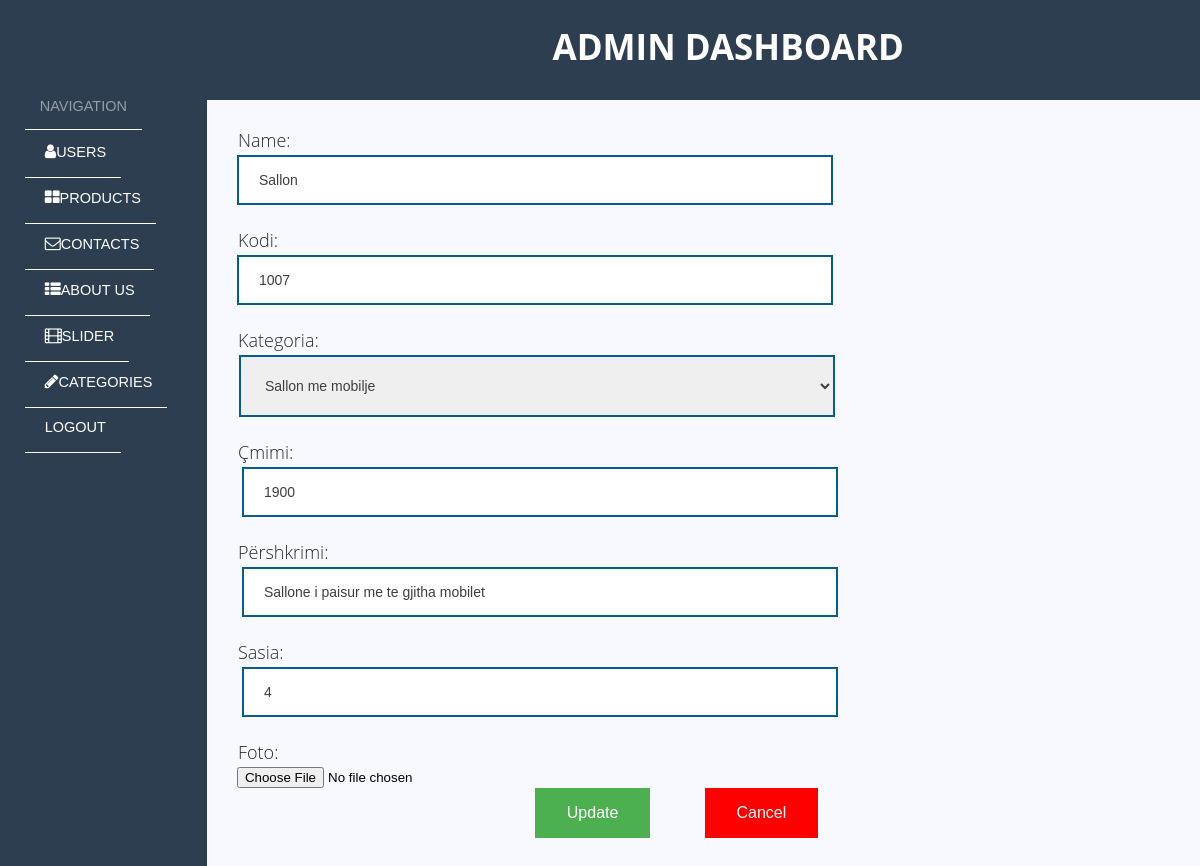
Screenshot of /backend/controllers/functions/edit-product-1.php?id=67 (signed in) with the database file from the repository.
### tables this page shows
CREATE TABLE `products` (
  `id` int(11) NOT NULL,
  `category_id` int(11) DEFAULT NULL,
  `name` varchar(255) DEFAULT NULL,
  `price` double DEFAULT NULL,
  `code` int(11) DEFAULT NULL,
  `description` varchar(255) DEFAULT NULL,
  `quantity` int(11) DEFAULT NULL,
  `created_by` int(11) DEFAULT NULL,
  `image` varchar(255) DEFAULT NULL,
  `created_at` datetime DEFAULT current_timestamp()
);

CREATE TABLE `categories` (
  `id` int(11) NOT NULL,
  `name` varchar(255) NOT NULL
);

### backend/controllers/ProductController.php (called while the page is built, shortened)
<?php
class ProductController
{
    protected $database;
    public function __construct()
    {
        $this->database = new Database;
    }
    public function edit($product_id)
    {
        $query = $this->database->pdo->prepare('SELECT p.id as product_id, p.name as product_name, p.code as product_code,p.price as product_price,
                                u.name as user, c.name as category_name,c.id as category_id,
                                p.description as product_description, p.created_at as product_createdDate,
                                p.quantity as product_quantity,p.description as product_short_description,
                                p.image as product_image
                                        FROM products p
                                        JOIN categories c on p.category_id = c.id
                                        JOIN users u on p.created_by = u.id
                                        WHERE p.id = :product_id');
        $query->execute(['product_id' => $product_id]);
        return $query->fetch();
    }
}
?>

### backend/core/Database.php (called while the page is built, shortened)
<?php
class Database
{
    public function __construct()
    {
        $host = "localhost";
        $user = "root";
        $password = "";
        $db_name = "flex-furniture-1";
        try {
            $link = new PDO("mysql:host=$host;dbname=$db_name", $user, $password);
            $this->pdo = $link;
        } catch (PDOException $e) {
            die('DIE' . $e->getMessage());
        }
    }
}
?>

### backend/controllers/functions/edit-product-1.php (the view, shortened to what this page needs)
<?php
require './../../controllers/ProductController.php';
$product = new ProductController;
if (isset($_GET['id'])) {
    $productId = $_GET['id'];
}
$currentProduct = $product->edit($productId);
?>
<!DOCTYPE html>
<html lang="en">
<head>
    <link rel="stylesheet" type="text/css" media="screen" href="../../../css/admin.css">
    <link rel="stylesheet" href="https://cdnjs.cloudflare.com/ajax/libs/font-awesome/4.7.0/css/font-awesome.min.css">
</head>
<body>
<div class="dashboard-wrapper">
    <?php include '../../inc/sidebar.php' ?>
    <div id="dashboard-container">
        <div class="content-title">
            <h1 class="page-title"><a href="users.php">Admin Dashboard</a></h1>
        </div>
        <div class="main-content-edit" style="margin-left:30px">
            <form action="" method="POST" enctype="multipart/form-data">
                <div id="form-group" class="form-group">
                    <div class="input-label">
                        <label id="heading-contact-phone" class="contact-phone">Name:</label>
                    </div>
                    <input id="inputButtons" type="text" value="<?php echo $currentProduct['product_name']; ?>"
                           name="product_name">
                </div>
                <div class="form-group">
                    <div class="input-label"><label id="title-contact-phone" class="contact-phone">Kodi:</label>
                    </div>
                    <input id="inputButtons" type="text" value="<?php echo $currentProduct['product_code']; ?>"
                           name="product_code">
                </div>
                <div class="form-group">
                    <div class="input-label"><label id="title-contact-phone" class="contact-phone">Kategoria:</label>
                    </div>
                    <select id="selectors" name="product_category" required>
                        <option value="<?php echo $currentProduct['category_id'] ?>" selected
                                hidden><?php echo $currentProduct['category_name'] ?></option>
                    </select>
                </div>
                <div class="form-group">
                    <div class="input-label"><label id="title-contact-phone" class="contact-phone">Çmimi:</label>
                    </div>
                    <input required id="inputButtons" value="<?php echo $currentProduct['product_price'] ?>" type="text"
                           name="product_price" style="position:relative;left:5px;">
                </div>
                <div class="form-group">
                    <div class="input-label"><label id="title-contact-phone" class="contact-phone">Përshkrimi:</label>
                    </div>
                    <input required id="inputButtons" value="<?php echo $currentProduct['product_description'] ?>"
                           type="text" name="product_description" style="position:relative;left:5px;">
                </div>
                <div class="form-group">
                    <div class="input-label"><label id="title-contact-phone" class="contact-phone">Sasia:</label>
                    </div>
                    <input required id="inputButtons" value="<?php echo $currentProduct['product_quantity'] ?>"
                           type="text" name="product_quantity" style="position:relative;left:5px;">
                </div>
                <div class="form-group">
                    <div class="input-label"><label id="title-contact-phone" class="contact-phone">Foto:</label>
                    </div>
                    <input type="file" name="image">
                </div>
                <button type="submit" name="submitted" class="addButton">Update</button>
                <button type="button" onclick="window.location.href = '../../products.php';" class="cancelButton">
                    Cancel
                </button>
            </form>
        </div>
    </div>
</div>
</body>
</html>

### css/admin.css (style rules this page uses)
* { box-sizing: border-box; }
body { height: 100%; width: 100%; font-family: Verdana, Geneva, Tahoma, sans-serif; margin: 0; padding: 0; background-color: ghostwhite; display: flex; flex-direction: column; flex-wrap: wrap; }
.input-label { width: 10px; margin-left: 1px; }
.addButton { background-color: #4CAF50; border: none; color: white; margin-left: 30%; padding: 16px 32px; text-align: center; text-decoration: none; font-size: 16px; cursor: pointer; }
.cancelButton { background-color: red; border: none; color: white; margin-left: 5%; padding: 16px 32px; text-align: center; text-decoration: none; font-size: 16px; cursor: pointer; text-decoration: none; }
#selectors { margin-left: 2px; width: 60%; box-sizing: border-box; padding: 20px; margin-bottom: 20px; border: 2px solid #065b91; color: #3e3e40; font-size: 14px; outline: none; transition: all 0.5s ease; }
.contact-phone { font-family: 'Open Sans', sans-serif; font-size: 18px; color: #292929; line-height: 30px; font-weight: 300; padding-left: 1%; }
#inputButtons { width: 60%; box-sizing: border-box; padding: 20px; margin-bottom: 20px; border: 2px solid #065b91; color: #3e3e40; font-size: 14px; outline: none; transition: all 0.5s ease; height: 50px; }
#dashboard-container { display: flex; flex-direction: column; justify-content: flex-start; width: 100%; height: 1100px; }
.dashboard-wrapper { margin: 0; display: flex; min-height: 100%; }
.content-title { width: 100%; height: 100px; background-color: #2C3E50; }
.page-title { font-family: 'Open Sans', sans-serif; font-size: 35px; text-transform: uppercase; padding-left: 5%; text-align: center; }
.page-title a { text-decoration: none; color: #ffff; }
.main-content-edit { width: 100%; min-height: 630px; padding-bottom: 10%; margin-top: 25px; }

### rows the page displays
products: product_name "Sallon", product_code "1007", product_category "Sallon me mobilje", product_price "1900", product_description "Sallone i paisur me te gjitha mobilet", product_quantity "4"
